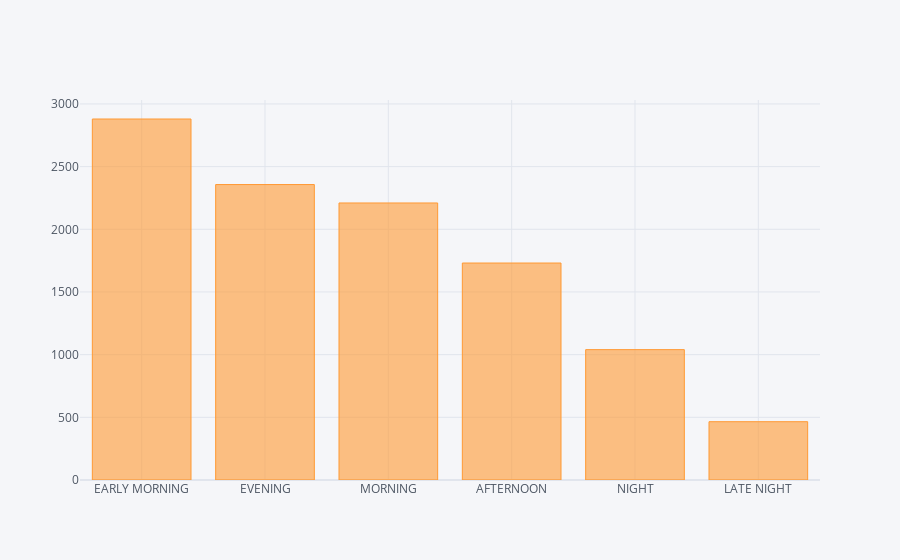

This figure's notebook cell:
### Code cell
data['Dep_Time_hour'].apply(flight_dep_time).value_counts().iplot(kind='bar')

### Figure 1 — Plotly figure (JSON) as saved in the notebook; plotly's stock layout.template omitted (floating-point values rounded to 4 significant figures)
{"data": [{"marker": {"color": "rgba(255, 153, 51, 0.6)", "line": {"color": "rgba(255, 153, 51, 1.0)", "width": 1}}, "name": "Dep_Time_hour", "orientation": "v", "text": "", "type": "bar", "x": ["EARLY MORNING", "EVENING", "MORNING", "AFTERNOON", "NIGHT", "LATE NIGHT"], "y": [2880, 2357, 2210, 1731, 1040, 465]}], "layout": {"legend": {"bgcolor": "#F5F6F9", "font": {"color": "#4D5663"}}, "paper_bgcolor": "#F5F6F9", "plot_bgcolor": "#F5F6F9", "title": {"font": {"color": "#4D5663"}}, "xaxis": {"gridcolor": "#E1E5ED", "showgrid": true, "tickfont": {"color": "#4D5663"}, "title": {"font": {"color": "#4D5663"}, "text": ""}, "zerolinecolor": "#E1E5ED"}, "yaxis": {"gridcolor": "#E1E5ED", "showgrid": true, "tickfont": {"color": "#4D5663"}, "title": {"font": {"color": "#4D5663"}, "text": ""}, "zerolinecolor": "#E1E5ED"}}}
